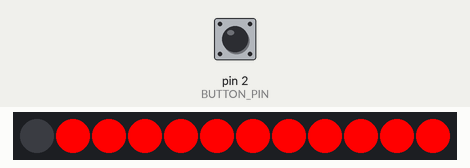
This sketch was run on a simulated Arduino Uno, built with avr-gcc and run on an emulated ATmega328P. Parts: 12 RGB LEDs in strip order, left to right. The test bench sets the inputs (shaded band); at power-on: pin 2 (BUTTON_PIN) LOW.

Above: at 1.25 s.
1.3 s: pin 2 (BUTTON_PIN) pulled HIGH for 0.15 s
At 1.36 s:
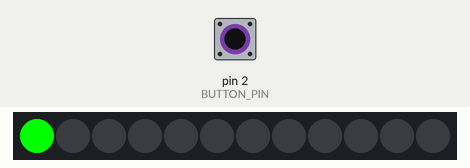
2.0 s: pin 2 (BUTTON_PIN) pulled HIGH for 1 s
At 2.06 s:
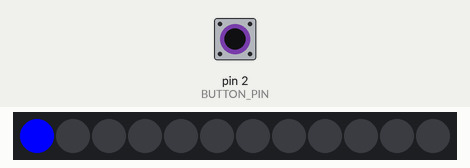
3.6 s: pin 2 (BUTTON_PIN) pulled HIGH for 0.15 s
At 3.67 s:
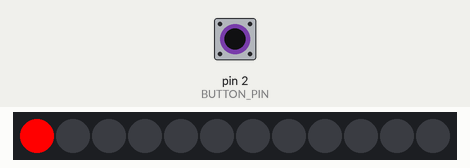
4.3 s: pin 2 (BUTTON_PIN) pulled HIGH for 3.2 s
At 5.48 s:
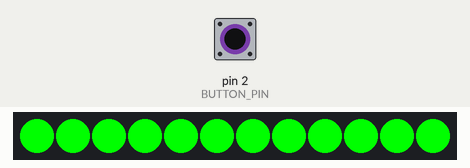
8.1 s: pin 2 (BUTTON_PIN) pulsed HIGH 2 times (0.12 s each, 0.3 s apart)
At 9.61 s:
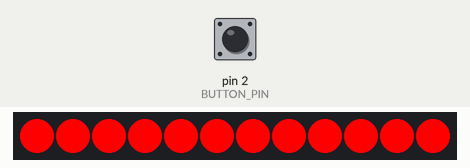

The sketch:

bedAndrea.ino
```cpp
#include <Adafruit_NeoPixel.h>

#define PIN 12
#define NUM_LEDS 12
#define BUTTON_PIN 2
#define DEBOUNCE_DELAY 50
#define TOTAL_ROUTINES 3

Adafruit_NeoPixel strip;
int               buttonState;             // the current reading from the input pin
int               lastButtonState;
unsigned long     lastDebounceTime;  // the last time the output pin was toggled
int               pixelLed;
bool              debounce();
byte              debounceInterrupt();
void              turnRed();
volatile byte     isInterrupted;
int               stepNo;

void setup()
{
  pinMode(BUTTON_PIN, INPUT);

  strip            = Adafruit_NeoPixel(NUM_LEDS, PIN, NEO_GRB + NEO_KHZ800);
  lastButtonState  = LOW;
  lastDebounceTime = 0;
  pixelLed         = 0;
  stepNo           = 0;
  isInterrupted    = LOW;

  strip.begin();
  strip.setPixelColor(pixelLed, strip.Color(0, 0, 0));
  strip.show();

  attachInterrupt(digitalPinToInterrupt(BUTTON_PIN), evaluateInterrupt, RISING);
}

void loop()
{
  isInterrupted = LOW;
  switch (stepNo % TOTAL_ROUTINES) {
    case 0:
      turnRed();
      break;
    case 1:
      turnGreen();
      break;
    case 2:
      turnBlue();
      break;
  }
}

void turnRed()
{
  for (int i = 0; i < NUM_LEDS; i++) {
    if (isInterrupted == HIGH) return;
    strip.setPixelColor(i, strip.Color(255, 0, 0));
    strip.show();
    delay(100);
  }
  turnOff();
}

void turnGreen()
{
  for (int i = 0; i < NUM_LEDS; i++) {
    if (isInterrupted == HIGH) return;
    strip.setPixelColor(i, strip.Color(0, 255, 0));
    strip.show();
    delay(100);
  }
  turnOff();
}

void turnBlue()
{
  for (int i = 0; i < NUM_LEDS; i++) {
    if (isInterrupted == HIGH) return;
    strip.setPixelColor(i, strip.Color(0, 0, 255));
    strip.show();
    delay(100);
  }
  turnOff();
}

void turnOff()
{
  for (int i = 0; i < NUM_LEDS; i++) {
    if (isInterrupted == HIGH) return;
    strip.setPixelColor(i, strip.Color(0, 0, 0));
    strip.show();
    delay(100);
  }
}

void clean()
{
  for (int i = 0; i < NUM_LEDS; i++) {
    strip.setPixelColor(i, strip.Color(0, 0, 0));
  }
  strip.show();
}

bool debounce()
{
  int reading = digitalRead(BUTTON_PIN);
  if (reading != lastButtonState) {
    // reset the debouncing timer
    lastDebounceTime = millis();
  }

  if ((millis() - lastDebounceTime) > DEBOUNCE_DELAY) {
    if (reading != buttonState) {
      buttonState = reading;
      if (buttonState == HIGH) {
        return true;
      }
    }
  }

  lastButtonState = reading;

  return false;
}

byte debounceInterrupt()
{
  int reading = HIGH;
  static unsigned long last_interrupt_time = 0;
  unsigned long interrupt_time = millis();
  byte result = LOW;
  lastDebounceTime = millis();

  if ((lastDebounceTime - last_interrupt_time) > DEBOUNCE_DELAY) {
    result = HIGH;
  }

  last_interrupt_time = lastDebounceTime;
  lastButtonState = LOW;
  return result;
}

void evaluateInterrupt() {
  isInterrupted = debounceInterrupt();
  if (isInterrupted == HIGH) {
    clean();
    stepNo++;
  }
}
```

Measured:
- after the input at 1.3 s, the LEDs: change at once (image 1)
- after the input at 2.0 s, the LEDs: change at once (image 2)
- after the input at 3.6 s, the LEDs: change at once (image 3)
- after the input at 4.3 s, the LEDs: first change at once (image 4 shows a later state)
- after the input at 8.1 s, the LEDs: first differ from a run without the input after 0.06 s (image 5 shows a later state)
